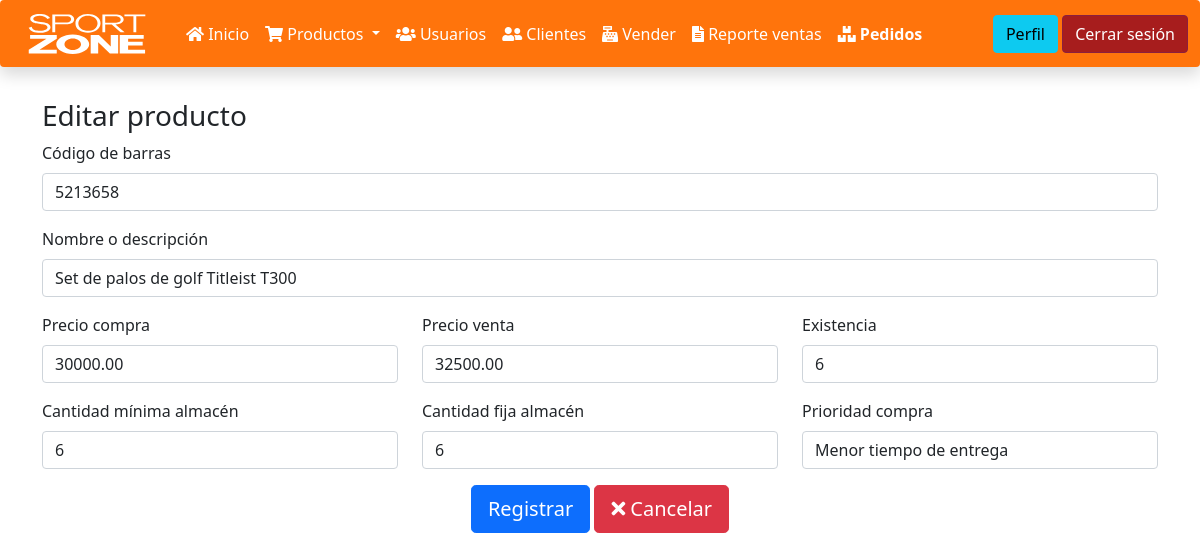
/editar_producto.php?id=1 (signed in), run on an earlier commit of the app's database.
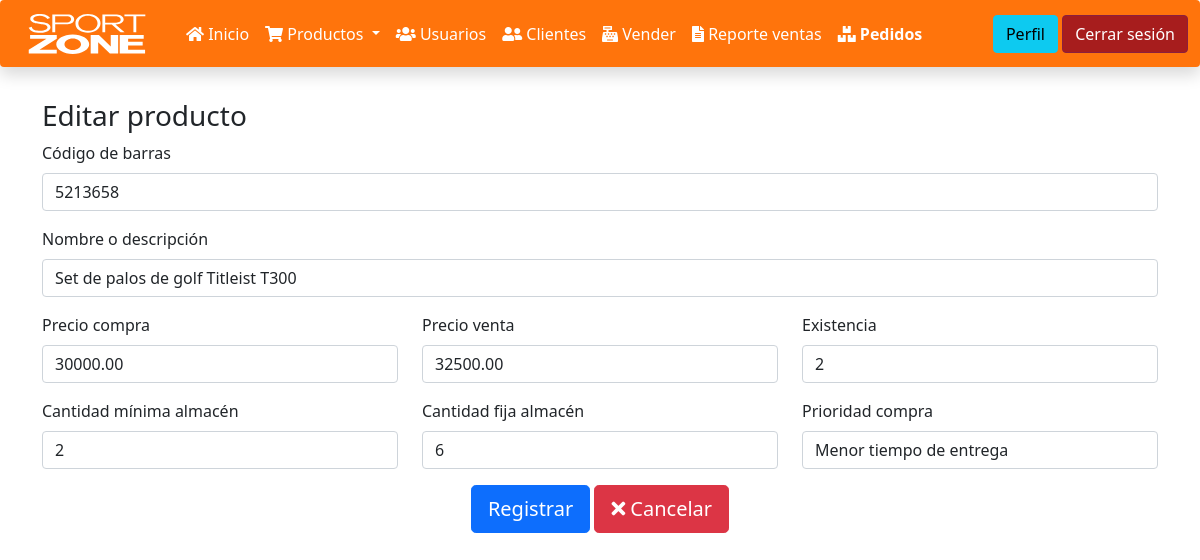
And on a later commit of the database.
### tables this page shows
CREATE TABLE `productos` (
  `id` bigint(20) UNSIGNED NOT NULL,
  `codigo` varchar(255) NOT NULL,
  `nombre` varchar(255) NOT NULL,
  `compra` decimal(8,2) NOT NULL,
  `venta` decimal(8,2) NOT NULL,
  `existencia` int(11) NOT NULL,
  `cantMin` int(11) NOT NULL,
  `cantFija` int(11) NOT NULL,
  `idPrioridad` int(2) NOT NULL
);

CREATE TABLE `prioridad_productos` (
  `idPrioridad` int(11) NOT NULL,
  `prioridad` varchar(50) NOT NULL,
  `tiempoLlegadaDias` int(2) DEFAULT NULL
);

### funciones.php (called while the page is built, shortened)
<?php
function obtenerProductoPorId($id){
    $sentencia = "SELECT prod.*, pp.prioridad FROM productos prod left join prioridad_productos pp on pp.idPrioridad  = prod.idPrioridad  WHERE prod.id = ?";
    return select($sentencia, [$id])[0];
}
function select($sentencia, $parametros = []){
    $bd = conectarBaseDatos();
    $respuesta = $bd->prepare($sentencia);
    $respuesta->execute($parametros);
    return $respuesta->fetchAll();
}
function conectarBaseDatos() {
	$host = "localhost";
	$db   = "ventas_php";
	$user = "root";
	$pass = "";
	$charset = 'utf8mb4';
	$options = [
	    \PDO::ATTR_ERRMODE            => \PDO::ERRMODE_EXCEPTION,
	    \PDO::ATTR_DEFAULT_FETCH_MODE => \PDO::FETCH_OBJ,
	    \PDO::ATTR_EMULATE_PREPARES   => false,
	];
	$dsn = "mysql:host=$host;dbname=$db;charset=$charset";
	try {
	     $pdo = new \PDO($dsn, $user, $pass, $options);
	     return $pdo;
	} catch (\PDOException $e) {
	     throw new \PDOException($e->getMessage(), (int)$e->getCode());
	}
}

### editar_producto.php (the view, shortened to what this page needs)
<?php
include_once "encabezado.php";
include_once "navbar.php";
$id = $_GET['id'];
include_once "funciones.php";
$producto = obtenerProductoPorId($id);
?>
<div class="container">
    <h3>Editar producto</h3>
    <form method="post">
        <div class="mb-3">
            <label for="codigo" class="form-label">Código de barras</label>
            <input type="text" name="codigo" class="form-control" value="<?php echo $producto->codigo;?>" id="codigo" placeholder="Escribe el código de barras del producto">
        </div>
        <div class="mb-3">
            <label for="nombre" class="form-label">Nombre o descripción</label>
            <input type="text" name="nombre" class="form-control" value="<?php echo $producto->nombre;?>" id="nombre" placeholder="Ej. Papas">
        </div>
        <div class="row">
            <div class="col">
                <label for="compra" class="form-label">Precio compra</label>
                <input type="number" name="compra" step="any" value="<?php echo $producto->compra;?>" id="compra" class="form-control" placeholder="Precio de compra" aria-label="">
            </div>
            <div class="col">
                <label for="venta" class="form-label">Precio venta</label>
                <input type="number" name="venta" step="any" value="<?php echo $producto->venta;?>" id="venta" class="form-control" placeholder="Precio de venta" aria-label="">
            </div>
            <div class="col">
                <label for="existencia" class="form-label">Existencia</label>
                <input type="number" name="existencia" step="any" value="<?php echo $producto->existencia;?>" id="existencia" class="form-control" placeholder="Existencia" aria-label="">
            </div>
        </div>
        <div class="row mt-3">
            <div class="col">
                <label for="cantMin" class="form-label">Cantidad mínima almacén</label>
                <input type="number" name="cantMin" step="any" value="<?php echo $producto->cantMin;?>" id="cantMin" class="form-control" placeholder="cantMin" aria-label="">
            </div>
            <div class="col">
                <label for="cantFija" class="form-label">Cantidad fija almacén</label>
                <input type="number" name="cantFija" step="any" value="<?php echo $producto->cantFija;?>" id="cantFija" class="form-control" placeholder="cantFija" aria-label="">
            </div>
            <div class="col">
                <label for="idPrioridad" class="form-label">Prioridad compra</label>
                <select name="idPrioridad" id="idPrioridad" class="form-control" >
                    <option value="<?php echo $producto->idPrioridad;?>"><?php echo $producto->prioridad;?></option>
                </select>
            </div>
        </div>
        <div class="text-center mt-3">
            <input type="submit" name="registrar" value="Registrar" class="btn btn-primary btn-lg">
            <a href="productos.php" class="btn btn-danger btn-lg">
                <i class="fa fa-times"></i>
                Cancelar
            </a>
        </div>
    </form>
</div>

What changed in the data, as far as the page shows it:
changed productos "Set de palos de golf Titleist T300": existencia "6" → "2"; cantMin "6" → "2"
